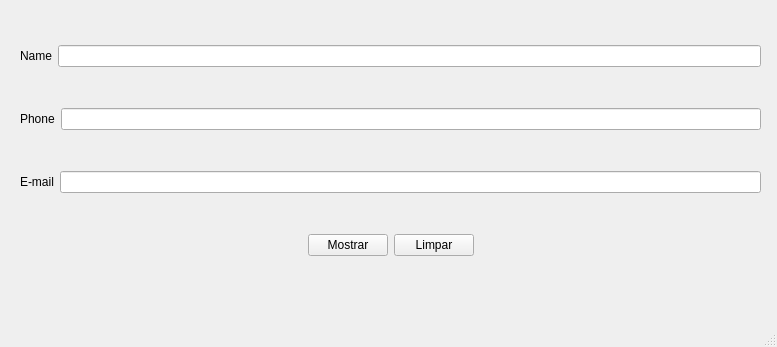
<?xml version="1.0" encoding="UTF-8"?>
<ui version="4.0">
 <class>MainWindow</class>
 <widget class="QMainWindow" name="MainWindow">
  <property name="geometry">
   <rect>
    <x>0</x>
    <y>0</y>
    <width>777</width>
    <height>347</height>
   </rect>
  </property>
  <property name="windowTitle">
   <string>MainWindow</string>
  </property>
  <widget class="QWidget" name="centralwidget">
   <widget class="QWidget" name="">
    <property name="geometry">
     <rect>
      <x>20</x>
      <y>10</y>
      <width>741</width>
      <height>281</height>
     </rect>
    </property>
    <layout class="QVBoxLayout" name="verticalLayout">
     <item>
      <layout class="QHBoxLayout" name="horizontalLayout">
       <item>
        <widget class="QLabel" name="label">
         <property name="text">
          <string>Name</string>
         </property>
        </widget>
       </item>
       <item>
        <widget class="QLineEdit" name="txt_name"/>
       </item>
      </layout>
     </item>
     <item>
      <layout class="QHBoxLayout" name="horizontalLayout_2">
       <item>
        <widget class="QLabel" name="label_2">
         <property name="text">
          <string>Phone</string>
         </property>
        </widget>
       </item>
       <item>
        <widget class="QLineEdit" name="txt_phone"/>
       </item>
      </layout>
     </item>
     <item>
      <layout class="QHBoxLayout" name="horizontalLayout_3">
       <item>
        <widget class="QLabel" name="label_3">
         <property name="text">
          <string>E-mail</string>
         </property>
        </widget>
       </item>
       <item>
        <widget class="QLineEdit" name="txt_email"/>
       </item>
      </layout>
     </item>
     <item>
      <layout class="QHBoxLayout" name="horizontalLayout_4">
       <item>
        <spacer name="horizontalSpacer_2">
         <property name="orientation">
          <enum>Qt::Horizontal</enum>
         </property>
         <property name="sizeHint" stdset="0">
          <size>
           <width>40</width>
           <height>20</height>
          </size>
         </property>
        </spacer>
       </item>
       <item>
        <widget class="QPushButton" name="mostrar">
         <property name="text">
          <string>Mostrar</string>
         </property>
        </widget>
       </item>
       <item>
        <widget class="QPushButton" name="limpar">
         <property name="text">
          <string>Limpar</string>
         </property>
        </widget>
       </item>
       <item>
        <spacer name="horizontalSpacer">
         <property name="orientation">
          <enum>Qt::Horizontal</enum>
         </property>
         <property name="sizeHint" stdset="0">
          <size>
           <width>40</width>
           <height>20</height>
          </size>
         </property>
        </spacer>
       </item>
      </layout>
     </item>
    </layout>
   </widget>
  </widget>
  <widget class="QMenuBar" name="menubar">
   <property name="geometry">
    <rect>
     <x>0</x>
     <y>0</y>
     <width>777</width>
     <height>22</height>
    </rect>
   </property>
  </widget>
  <widget class="QStatusBar" name="statusbar"/>
 </widget>
 <resources/>
 <connections/>
</ui>
